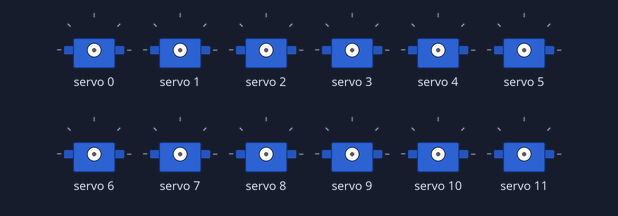
Bench run of a sketch on a simulated Arduino Uno, built with avr-gcc and run on an emulated ATmega328P. Shown: 12 × servo. What the sketch prints to the serial monitor is not drawn.

Above: at 0.1 s.
At 8.33 s:
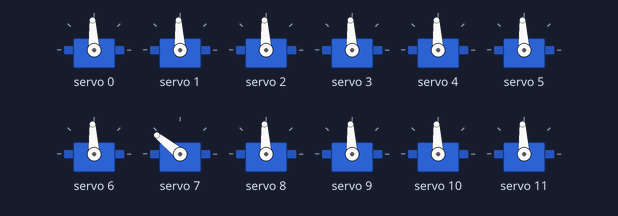
At 12.17 s:
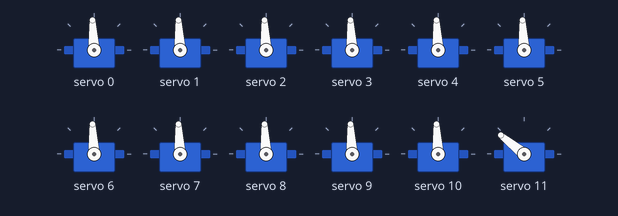
At 15.86 s:
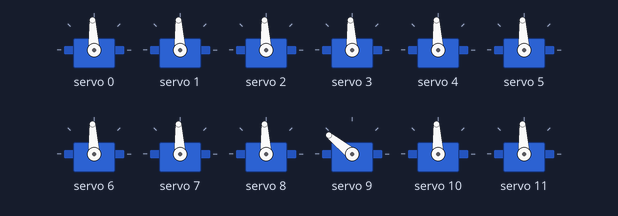
At 23.34 s:
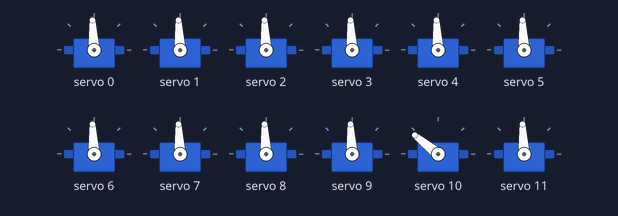
At 39.76 s:
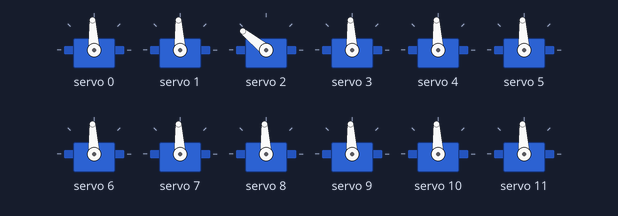
Timing chart, 0 to 40.0 s (numbered marks = the images above):
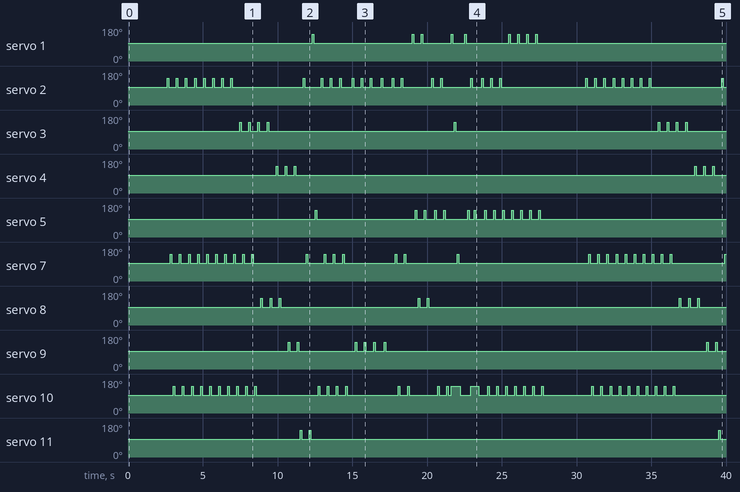

The sketch:

StepperServo_combine_test.ino
```cpp
//Libraries
#include <Wire.h>
#include <Adafruit_PWMServoDriver.h>
#include <AccelStepper.h>

#define nbPCAServo 16


// Define stepper motor connections and steps per revolution:
#define dirPin 2
#define stepPin 3
#define stepsPerRevolution 1000
#define stepperDelay 1000

//Parameters
int MIN_IMP [nbPCAServo] ={500, 500, 500, 500, 500, 500, 500, 500, 500, 500, 500, 500, 500, 500, 500, 500};
int MAX_IMP [nbPCAServo] ={2500, 2500, 2500, 2500, 2500, 2500, 2500, 2500, 2500, 2500, 2500, 2500, 2500, 2500, 2500, 2500};
int MIN_ANG [nbPCAServo] ={0, 0, 0, 0, 0, 0, 0, 0, 0, 0, 0, 0, 0, 0, 0, 0};
int MAX_ANG [nbPCAServo] ={180, 180, 180, 180, 180, 180, 180, 180, 180, 180, 180, 180, 180, 180, 180, 180};
//Objects
Adafruit_PWMServoDriver pca= Adafruit_PWMServoDriver(0x40);


void setup(){
//Init Serial USB
  Serial.begin(9600);
  Serial.println(F("Initialize System"));
  pca.begin();
  pca.setPWMFreq(60);  // Analog servos run at ~60 Hz updates
}
void loop(){
  pcaScenario();
}
void pcaScenario(){/* function pcaScenario */

  int tempo = 100; //69pbm/60/3(tripelets)*1000
  Serial.print("starting...");
  int triplet[3] = {0,0,0};
  for(int i =0;i<nbPCAServo;i++){
    pca.setPin(i,0,true);
  }
  delay(1000);
  for(int i =0;i<nbPCAServo;i++){
    release(i);
  }
  Serial.print("reset");
  //for (int i=0; i<nbPCAServo; i++) {
    //bars 1-2 //Root note G - 1
    play_triplet(triplet,2,7,10,tempo,8);
    Serial.print("test");
    //bar 3 - 3.5
    play_triplet(triplet,3,7,10,tempo,2);
    Serial.print("3rd bar");
    //bar 3.5-4
    play_triplet(triplet,3,8,12,tempo,2);
    //stepperMotorControl(-100);
    //bar 4 //Root note F - 1
    play_triplet(triplet,4,8,14,tempo,1);
    play_triplet(triplet,4,9,12,tempo,1);
    play_triplet(triplet,4,9,11,tempo,1);
    play_triplet(triplet,2,7,11,tempo,1);
    //stepperMotorControl(-100);

    //bar 5 //Root note E - 1
    play_triplet(triplet,1,5,10,tempo,1);
    // Root G
    play_triplet(triplet,2,7,10,tempo,2);
    pca.writeMicroseconds(14,2000);
    play_triplet(triplet,2,7,10,tempo,1);
    release(14);
    presskey(14,50);

    //bar 6 root G
    pca.writeMicroseconds(14,2000);
    play_triplet(triplet,2,9,12,tempo,3);
    release(14);
    play_triplet(triplet,2,9,12,tempo,1);
    presskey(14,50);
    //bar 7 root G
    pca.writeMicroseconds(14,2000);
    play_triplet(triplet,2,7,10,tempo,2);
    release(14);
    //root A
    pca.writeMicroseconds(13,2000);
    play_triplet(triplet,1,5,8,tempo,2);
    release(13);
    // bar 8 root G
    pca.writeMicroseconds(14,2000);
    play_triplet(triplet,2,5,10,tempo,2);
    release(14);
    // root A
    pca.writeMicroseconds(10,2000);
    play_triplet(triplet,1,3,7,tempo,1);
    release(10);
    // root B
    play_triplet(triplet,13,1,5,tempo,1);

    //bar 9 root G
    pca.writeMicroseconds(10,2000);
    play_triplet(triplet,2,5,10,tempo,1);
    release(10);
    play_triplet(triplet,2,5,10,tempo,3);

    //bar 10 root G
    play_triplet(triplet,1,5,10,tempo,3);
    pca.writeMicroseconds(13,2000);
    play_triplet(triplet,1,5,10,tempo,1);
    release(13);

}

// void stepperMotorControl(int targetPosition) {
//   // Set the target position for the stepper motor
//   stepper.moveTo(targetPosition);

//   // Run the stepper motor until it reaches the target position
//   while (stepper.isRunning()) {
//     stepper.run();
//     delay(1);
//   }
// }

void release(int key){
  pca.writeMicroseconds(key,1500);
  delay(100);
  pca.setPin(key,0,true);
}

void presskey(int key, int time){
    pca.writeMicroseconds(key,2000);
    delay(time);
    release(key);

}

void play_triplet(int *triple,int a,int b, int c, int time,int loops){
  triple[0] = a;
  triple[1] = b;
  triple[2] = c;
  for(int i = 0;i<loops;i++){
    for(int i = 0;i<3;i++){
      presskey(triple[i],time);
    }
  }
}
```

Measured:
- by itself, servo 1: 93° → 141° at 12.3 s, → 93° 0.10 s later, → 141° 6.6 s later, → 93° 0.10 s later, … (18 changes in this stretch)
- by itself, servo 2: 93° → 141° at 2.6 s, → 93° 0.10 s later, → 141° 0.51 s later, → 93° 0.10 s later, … (66 changes in this stretch)
- by itself, servo 3: 93° → 141° at 7.5 s, → 93° 0.10 s later, → 141° 0.51 s later, → 93° 0.10 s later, … (18 changes in this stretch)
- by itself, servo 4: 93° → 141° at 9.9 s, → 93° 0.10 s later, → 141° 0.51 s later, → 93° 0.10 s later, … (12 changes in this stretch)
- by itself, servo 5: 93° → 141° at 12.5 s, → 93° 0.10 s later, → 141° 6.6 s later, → 93° 0.10 s later, … (28 changes in this stretch)
- by itself, servo 7: 93° → 141° at 2.8 s, → 93° 0.10 s later, → 141° 0.51 s later, → 93° 0.10 s later, … (55 changes in this stretch)
- by itself, servo 8: 93° → 141° at 8.9 s, → 93° 0.10 s later, → 141° 0.51 s later, → 93° 0.10 s later, … (16 changes in this stretch)
- by itself, servo 9: 93° → 141° at 10.7 s, → 93° 0.10 s later, → 141° 0.51 s later, → 93° 0.10 s later, … (16 changes in this stretch)
